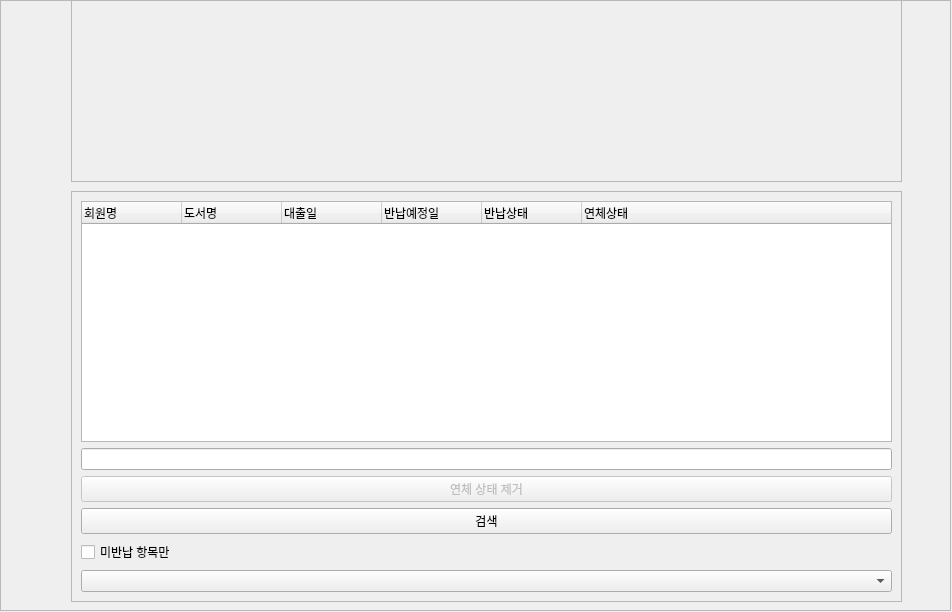
<?xml version="1.0" encoding="UTF-8"?>
<ui version="4.0">
 <class>Form</class>
 <widget class="QWidget" name="Form">
  <property name="geometry">
   <rect>
    <x>0</x>
    <y>0</y>
    <width>952</width>
    <height>612</height>
   </rect>
  </property>
  <property name="windowTitle">
   <string>Form</string>
  </property>
  <widget class="QScrollArea" name="scrollArea">
   <property name="geometry">
    <rect>
     <x>0</x>
     <y>0</y>
     <width>951</width>
     <height>611</height>
    </rect>
   </property>
   <property name="widgetResizable">
    <bool>true</bool>
   </property>
   <widget class="QWidget" name="scrollAreaWidgetContents">
    <property name="geometry">
     <rect>
      <x>0</x>
      <y>0</y>
      <width>949</width>
      <height>609</height>
     </rect>
    </property>
    <widget class="QFrame" name="frame">
     <property name="geometry">
      <rect>
       <x>70</x>
       <y>-110</y>
       <width>831</width>
       <height>291</height>
      </rect>
     </property>
     <property name="styleSheet">
      <string notr="true">border-image : url(C:/Users/jdy08/Visual Studio Code/DataBaseLectureProject/uis/Center.jpg);</string>
     </property>
     <property name="frameShape">
      <enum>QFrame::StyledPanel</enum>
     </property>
     <property name="frameShadow">
      <enum>QFrame::Raised</enum>
     </property>
    </widget>
    <widget class="QFrame" name="frame_2">
     <property name="geometry">
      <rect>
       <x>70</x>
       <y>190</y>
       <width>831</width>
       <height>411</height>
      </rect>
     </property>
     <property name="frameShape">
      <enum>QFrame::StyledPanel</enum>
     </property>
     <property name="frameShadow">
      <enum>QFrame::Raised</enum>
     </property>
     <layout class="QVBoxLayout" name="verticalLayout">
      <item>
       <widget class="QTreeWidget" name="treeWidgetLoanList">
        <column>
         <property name="text">
          <string>회원명</string>
         </property>
        </column>
        <column>
         <property name="text">
          <string>도서명</string>
         </property>
        </column>
        <column>
         <property name="text">
          <string>대출일</string>
         </property>
        </column>
        <column>
         <property name="text">
          <string>반납예정일</string>
         </property>
        </column>
        <column>
         <property name="text">
          <string>반납상태</string>
         </property>
        </column>
        <column>
         <property name="text">
          <string>연체상태</string>
         </property>
        </column>
       </widget>
      </item>
      <item>
       <widget class="QLineEdit" name="lineEditSearch"/>
      </item>
      <item>
       <widget class="QPushButton" name="pushButtonDeleteOverdue">
        <property name="enabled">
         <bool>false</bool>
        </property>
        <property name="text">
         <string>연체 상태 제거</string>
        </property>
       </widget>
      </item>
      <item>
       <widget class="QPushButton" name="pushButtonSearch">
        <property name="text">
         <string>검색</string>
        </property>
       </widget>
      </item>
      <item>
       <widget class="QCheckBox" name="checkBoxNotReturn">
        <property name="text">
         <string>미반납 항목만</string>
        </property>
       </widget>
      </item>
      <item>
       <widget class="QComboBox" name="comboBoxDetail"/>
      </item>
     </layout>
    </widget>
   </widget>
  </widget>
 </widget>
 <resources/>
 <connections/>
</ui>
